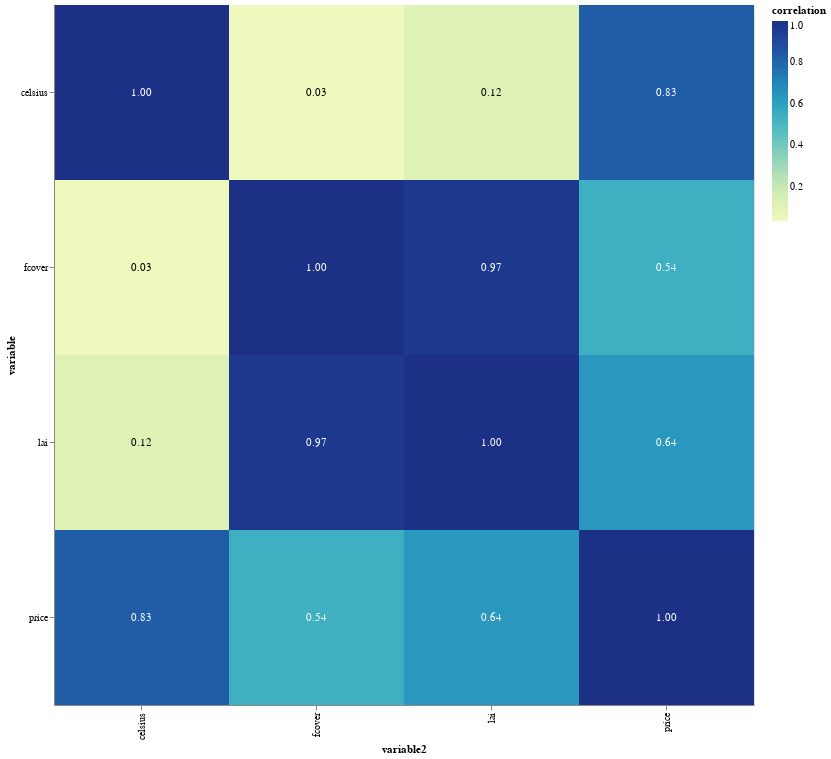

Notebook source saved alongside this figure:
### Code cell
base = at.Chart(cor_data_h3).encode(
    x='variable2:O',
    y='variable:O'
)

text = base.mark_text().encode(
    text='correlation_label',
    color=at.condition(
        at.datum.correlation > 0.5,
        at.value('white'),
        at.value('black')
    )
)

cor_plot = base.mark_rect().encode(
    color='correlation:Q'
).properties(
    width=700,
    height=700
)

cor_plot + text

### Figure 1 — Vega-Lite specification as saved in the notebook (floating-point values rounded to 4 significant figures)
{"config": {"view": {"continuousWidth": 400, "continuousHeight": 300}}, "layer": [{"mark": "rect", "encoding": {"color": {"field": "correlation", "type": "quantitative"}, "x": {"field": "variable2", "type": "ordinal"}, "y": {"field": "variable", "type": "ordinal"}}, "height": 700, "width": 700}, {"mark": "text", "encoding": {"color": {"condition": {"value": "white", "test": "(datum.correlation > 0.5)"}, "value": "black"}, "text": {"field": "correlation_label", "type": "nominal"}, "x": {"field": "variable2", "type": "ordinal"}, "y": {"field": "variable", "type": "ordinal"}}}], "data": {"name": "data-efa7a416b5179d5988b1ceb9526b69dd"}, "$schema": "https://vega.github.io/schema/vega-lite/v4.17.0.json", "datasets": {"data-efa7a416b5179d5988b1ceb9526b69dd": [{"variable": "price", "variable2": "price", "correlation": 1.0, "correlation_label": "1.00"}, {"variable": "price", "variable2": "celsius", "correlation": 0.8284, "correlation_label": "0.83"}, {"variable": "price", "variable2": "lai", "correlation": 0.6377, "correlation_label": "0.64"}, {"variable": "price", "variable2": "fcover", "correlation": 0.5383, "correlation_label": "0.54"}, {"variable": "celsius", "variable2": "price", "correlation": 0.8284, "correlation_label": "0.83"}, {"variable": "celsius", "variable2": "celsius", "correlation": 1.0, "correlation_label": "1.00"}, {"variable": "celsius", "variable2": "lai", "correlation": 0.1154, "correlation_label": "0.12"}, {"variable": "celsius", "variable2": "fcover", "correlation": 0.03332, "correlation_label": "0.03"}, {"variable": "lai", "variable2": "price", "correlation": 0.6377, "correlation_label": "0.64"}, {"variable": "lai", "variable2": "celsius", "correlation": 0.1154, "correlation_label": "0.12"}, {"variable": "lai", "variable2": "lai", "correlation": 1.0, "correlation_label": "1.00"}, {"variable": "lai", "variable2": "fcover", "correlation": 0.9676, "correlation_label": "0.97"}, {"variable": "fcover", "variable2": "price", "correlation": 0.5383, "correlation_label": "0.54"}, {"variable": "fcover", "variable2": "celsius", "correlation": 0.03332, "correlation_label": "0.03"}, {"variable": "fcover", "variable2": "lai", "correlation": 0.9676, "correlation_label": "0.97"}, {"variable": "fcover", "variable2": "fcover", "correlation": 1.0, "correlation_label": "1.00"}]}}
